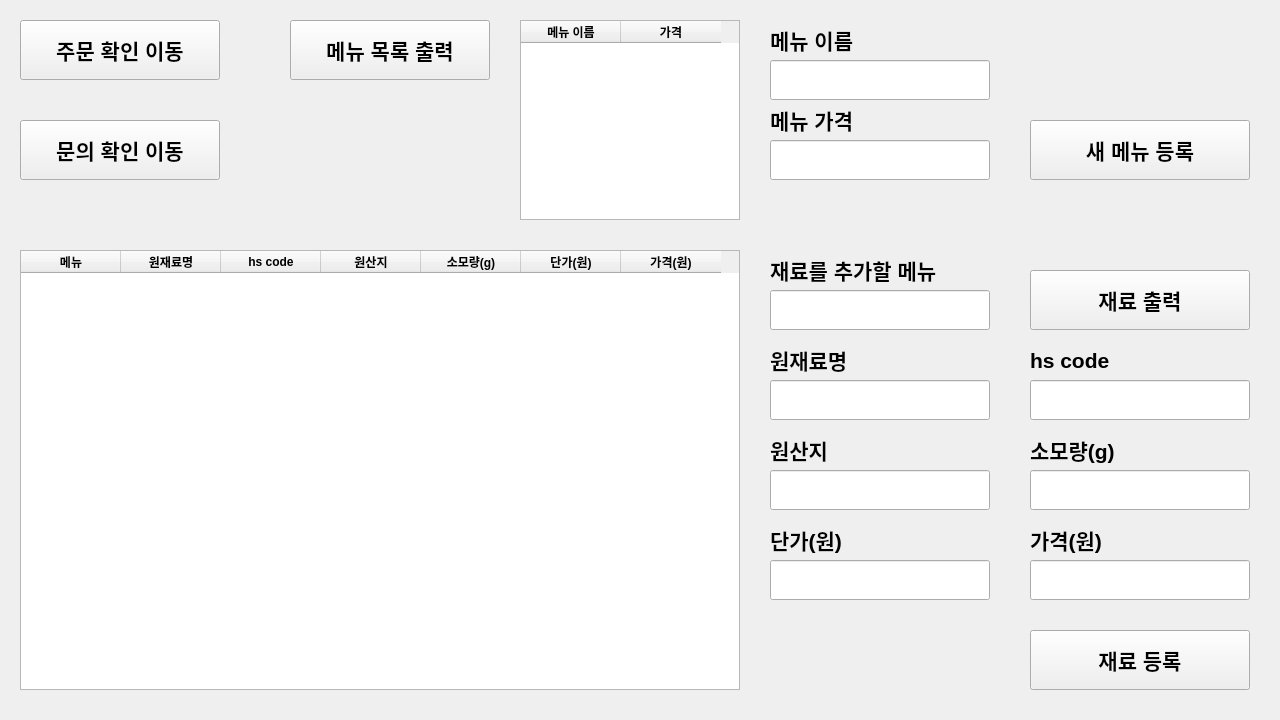
<?xml version="1.0" encoding="UTF-8"?>
<ui version="4.0">
 <class>Form</class>
 <widget class="QWidget" name="Form">
  <property name="geometry">
   <rect>
    <x>0</x>
    <y>0</y>
    <width>1280</width>
    <height>720</height>
   </rect>
  </property>
  <property name="windowTitle">
   <string>Form</string>
  </property>
  <widget class="QTableWidget" name="menu">
   <property name="geometry">
    <rect>
     <x>520</x>
     <y>20</y>
     <width>220</width>
     <height>200</height>
    </rect>
   </property>
   <property name="font">
    <font>
     <pointsize>9</pointsize>
     <weight>75</weight>
     <bold>true</bold>
    </font>
   </property>
   <property name="autoScrollMargin">
    <number>16</number>
   </property>
   <property name="iconSize">
    <size>
     <width>0</width>
     <height>0</height>
    </size>
   </property>
   <column>
    <property name="text">
     <string>메뉴 이름</string>
    </property>
   </column>
   <column>
    <property name="text">
     <string>가격</string>
    </property>
   </column>
  </widget>
  <widget class="QTableWidget" name="stuff">
   <property name="geometry">
    <rect>
     <x>20</x>
     <y>250</y>
     <width>720</width>
     <height>440</height>
    </rect>
   </property>
   <property name="font">
    <font>
     <weight>75</weight>
     <bold>true</bold>
    </font>
   </property>
   <column>
    <property name="text">
     <string>메뉴</string>
    </property>
   </column>
   <column>
    <property name="text">
     <string>원재료명</string>
    </property>
   </column>
   <column>
    <property name="text">
     <string>hs code</string>
    </property>
   </column>
   <column>
    <property name="text">
     <string>원산지</string>
    </property>
   </column>
   <column>
    <property name="text">
     <string>소모량(g)</string>
    </property>
   </column>
   <column>
    <property name="text">
     <string>단가(원)</string>
    </property>
   </column>
   <column>
    <property name="text">
     <string>가격(원)</string>
    </property>
   </column>
  </widget>
  <widget class="QLineEdit" name="menuName">
   <property name="geometry">
    <rect>
     <x>770</x>
     <y>60</y>
     <width>220</width>
     <height>40</height>
    </rect>
   </property>
   <property name="font">
    <font>
     <pointsize>16</pointsize>
    </font>
   </property>
   <property name="text">
    <string/>
   </property>
  </widget>
  <widget class="QLineEdit" name="menuPrice">
   <property name="geometry">
    <rect>
     <x>770</x>
     <y>140</y>
     <width>220</width>
     <height>40</height>
    </rect>
   </property>
   <property name="font">
    <font>
     <pointsize>16</pointsize>
    </font>
   </property>
   <property name="text">
    <string/>
   </property>
  </widget>
  <widget class="QLineEdit" name="whereFrom">
   <property name="geometry">
    <rect>
     <x>770</x>
     <y>470</y>
     <width>220</width>
     <height>40</height>
    </rect>
   </property>
   <property name="font">
    <font>
     <pointsize>16</pointsize>
    </font>
   </property>
  </widget>
  <widget class="QLineEdit" name="stuffMenu">
   <property name="geometry">
    <rect>
     <x>770</x>
     <y>290</y>
     <width>220</width>
     <height>40</height>
    </rect>
   </property>
   <property name="font">
    <font>
     <pointsize>16</pointsize>
    </font>
   </property>
   <property name="text">
    <string/>
   </property>
  </widget>
  <widget class="QLineEdit" name="allPrice">
   <property name="geometry">
    <rect>
     <x>1030</x>
     <y>560</y>
     <width>220</width>
     <height>40</height>
    </rect>
   </property>
   <property name="font">
    <font>
     <pointsize>16</pointsize>
    </font>
   </property>
  </widget>
  <widget class="QLineEdit" name="stuffName">
   <property name="geometry">
    <rect>
     <x>770</x>
     <y>380</y>
     <width>220</width>
     <height>40</height>
    </rect>
   </property>
   <property name="font">
    <font>
     <pointsize>16</pointsize>
    </font>
   </property>
   <property name="text">
    <string/>
   </property>
  </widget>
  <widget class="QLineEdit" name="hsCode">
   <property name="geometry">
    <rect>
     <x>1030</x>
     <y>380</y>
     <width>220</width>
     <height>40</height>
    </rect>
   </property>
   <property name="font">
    <font>
     <pointsize>16</pointsize>
    </font>
   </property>
   <property name="text">
    <string/>
   </property>
  </widget>
  <widget class="QLineEdit" name="onePrice">
   <property name="geometry">
    <rect>
     <x>770</x>
     <y>560</y>
     <width>220</width>
     <height>40</height>
    </rect>
   </property>
   <property name="font">
    <font>
     <pointsize>16</pointsize>
    </font>
   </property>
  </widget>
  <widget class="QPushButton" name="addStuff">
   <property name="geometry">
    <rect>
     <x>1030</x>
     <y>630</y>
     <width>220</width>
     <height>60</height>
    </rect>
   </property>
   <property name="font">
    <font>
     <pointsize>16</pointsize>
     <weight>75</weight>
     <bold>true</bold>
    </font>
   </property>
   <property name="text">
    <string>재료 등록</string>
   </property>
  </widget>
  <widget class="QPushButton" name="moveOrder">
   <property name="geometry">
    <rect>
     <x>20</x>
     <y>20</y>
     <width>200</width>
     <height>60</height>
    </rect>
   </property>
   <property name="font">
    <font>
     <pointsize>16</pointsize>
     <weight>75</weight>
     <bold>true</bold>
    </font>
   </property>
   <property name="text">
    <string>주문 확인 이동</string>
   </property>
  </widget>
  <widget class="QPushButton" name="moveQuestion">
   <property name="geometry">
    <rect>
     <x>20</x>
     <y>120</y>
     <width>200</width>
     <height>60</height>
    </rect>
   </property>
   <property name="font">
    <font>
     <pointsize>16</pointsize>
     <weight>75</weight>
     <bold>true</bold>
    </font>
   </property>
   <property name="text">
    <string>문의 확인 이동</string>
   </property>
  </widget>
  <widget class="QPushButton" name="addMenu">
   <property name="geometry">
    <rect>
     <x>1030</x>
     <y>120</y>
     <width>220</width>
     <height>60</height>
    </rect>
   </property>
   <property name="font">
    <font>
     <pointsize>16</pointsize>
     <weight>75</weight>
     <bold>true</bold>
    </font>
   </property>
   <property name="text">
    <string>새 메뉴 등록</string>
   </property>
  </widget>
  <widget class="QLineEdit" name="heavy">
   <property name="geometry">
    <rect>
     <x>1030</x>
     <y>470</y>
     <width>220</width>
     <height>40</height>
    </rect>
   </property>
   <property name="font">
    <font>
     <pointsize>16</pointsize>
    </font>
   </property>
  </widget>
  <widget class="QLabel" name="label">
   <property name="geometry">
    <rect>
     <x>770</x>
     <y>20</y>
     <width>220</width>
     <height>40</height>
    </rect>
   </property>
   <property name="font">
    <font>
     <pointsize>16</pointsize>
     <weight>75</weight>
     <bold>true</bold>
    </font>
   </property>
   <property name="text">
    <string>메뉴 이름</string>
   </property>
  </widget>
  <widget class="QLabel" name="label_2">
   <property name="geometry">
    <rect>
     <x>770</x>
     <y>100</y>
     <width>220</width>
     <height>40</height>
    </rect>
   </property>
   <property name="font">
    <font>
     <pointsize>16</pointsize>
     <weight>75</weight>
     <bold>true</bold>
    </font>
   </property>
   <property name="text">
    <string>메뉴 가격</string>
   </property>
  </widget>
  <widget class="QLabel" name="label_3">
   <property name="geometry">
    <rect>
     <x>770</x>
     <y>250</y>
     <width>220</width>
     <height>40</height>
    </rect>
   </property>
   <property name="font">
    <font>
     <pointsize>16</pointsize>
     <weight>75</weight>
     <bold>true</bold>
    </font>
   </property>
   <property name="text">
    <string>재료를 추가할 메뉴</string>
   </property>
  </widget>
  <widget class="QLabel" name="label_4">
   <property name="geometry">
    <rect>
     <x>770</x>
     <y>340</y>
     <width>220</width>
     <height>40</height>
    </rect>
   </property>
   <property name="font">
    <font>
     <pointsize>16</pointsize>
     <weight>75</weight>
     <bold>true</bold>
    </font>
   </property>
   <property name="text">
    <string>원재료명</string>
   </property>
  </widget>
  <widget class="QLabel" name="label_5">
   <property name="geometry">
    <rect>
     <x>1030</x>
     <y>520</y>
     <width>220</width>
     <height>40</height>
    </rect>
   </property>
   <property name="font">
    <font>
     <pointsize>16</pointsize>
     <weight>75</weight>
     <bold>true</bold>
    </font>
   </property>
   <property name="text">
    <string>가격(원)</string>
   </property>
  </widget>
  <widget class="QLabel" name="label_6">
   <property name="geometry">
    <rect>
     <x>770</x>
     <y>520</y>
     <width>220</width>
     <height>40</height>
    </rect>
   </property>
   <property name="font">
    <font>
     <pointsize>16</pointsize>
     <weight>75</weight>
     <bold>true</bold>
    </font>
   </property>
   <property name="text">
    <string>단가(원)</string>
   </property>
  </widget>
  <widget class="QLabel" name="label_7">
   <property name="geometry">
    <rect>
     <x>1030</x>
     <y>340</y>
     <width>220</width>
     <height>40</height>
    </rect>
   </property>
   <property name="font">
    <font>
     <pointsize>16</pointsize>
     <weight>75</weight>
     <bold>true</bold>
    </font>
   </property>
   <property name="text">
    <string>hs code</string>
   </property>
  </widget>
  <widget class="QLabel" name="label_8">
   <property name="geometry">
    <rect>
     <x>770</x>
     <y>430</y>
     <width>220</width>
     <height>40</height>
    </rect>
   </property>
   <property name="font">
    <font>
     <pointsize>16</pointsize>
     <weight>75</weight>
     <bold>true</bold>
    </font>
   </property>
   <property name="text">
    <string>원산지</string>
   </property>
  </widget>
  <widget class="QLabel" name="label_10">
   <property name="geometry">
    <rect>
     <x>1030</x>
     <y>430</y>
     <width>220</width>
     <height>40</height>
    </rect>
   </property>
   <property name="font">
    <font>
     <pointsize>16</pointsize>
     <weight>75</weight>
     <bold>true</bold>
    </font>
   </property>
   <property name="text">
    <string>소모량(g)</string>
   </property>
  </widget>
  <widget class="QPushButton" name="printMenu">
   <property name="geometry">
    <rect>
     <x>290</x>
     <y>20</y>
     <width>200</width>
     <height>60</height>
    </rect>
   </property>
   <property name="font">
    <font>
     <pointsize>16</pointsize>
     <weight>75</weight>
     <bold>true</bold>
    </font>
   </property>
   <property name="text">
    <string>메뉴 목록 출력</string>
   </property>
  </widget>
  <widget class="QPushButton" name="printStuff">
   <property name="geometry">
    <rect>
     <x>1030</x>
     <y>270</y>
     <width>220</width>
     <height>60</height>
    </rect>
   </property>
   <property name="font">
    <font>
     <pointsize>16</pointsize>
     <weight>75</weight>
     <bold>true</bold>
    </font>
   </property>
   <property name="text">
    <string>재료 출력</string>
   </property>
  </widget>
 </widget>
 <resources/>
 <connections/>
</ui>
